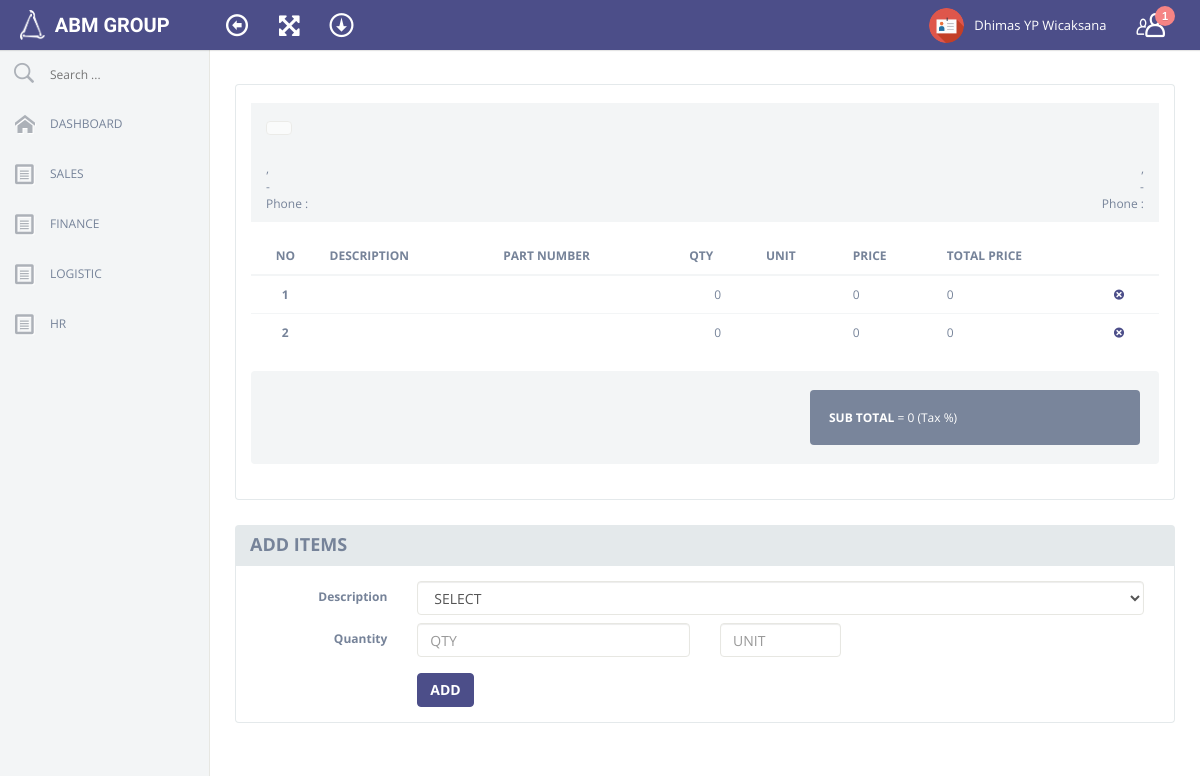
/input_item_penawaran2.php (signed in), run on the app's committed database.
### tables this page shows
CREATE TABLE IF NOT EXISTS `employee` (
`id_karyawan` int(255) NOT NULL,
  `no_pegawai` int(255) DEFAULT NULL,
  `join_date` varchar(100) DEFAULT '',
  `status_karyawan` varchar(1000) DEFAULT '',
  `kode_company` varchar(100) DEFAULT '',
  `nama_depan` varchar(1000) DEFAULT '',
  `nama_tengah` varchar(1000) DEFAULT '',
  `nama_belakang` varchar(1000) DEFAULT '',
  `tempat_lahir` varchar(1000) DEFAULT '',
  `ttl_karyawan` varchar(1000) DEFAULT '',
  `alamat_karyawan` varchar(1000) DEFAULT '',
  `kota_karyawan` varchar(1000) DEFAULT '',
  `kodepos_karyawan` int(255) DEFAULT NULL,
  `propinsi_karyawan` varchar(1000) DEFAULT '',
  `negara_karyawan` varchar(1000) DEFAULT '',
  `telpon_karyawan` varchar(1000) DEFAULT '',
  `mobile_karyawan` varchar(1000) DEFAULT '',
  `email_karyawan` varchar(1000) DEFAULT '',
  `job_tittle` varchar(1000) DEFAULT '',
  `basic_salary` int(255) DEFAULT NULL,
  `meals_salary` int(255) DEFAULT NULL,
  `npwp` varchar(1000) DEFAULT '',
  `bpjs` varchar(1000) DEFAULT '',
  `sex` varchar(1000) DEFAULT '',
  `martial_status` varchar(1000) DEFAULT '',
  `spouse_name` varchar(1000) DEFAULT '',
  `no_child` int(10) DEFAULT NULL,
  `emergency_contact` varchar(1000) DEFAULT '',
  `emergency_phone` varchar(1000) DEFAULT '',
  `id_type` varchar(1000) DEFAULT '',
  `id_no` varchar(1000) DEFAULT '',
  `foto` varchar(1000) DEFAULT '',
  `status` int(10) DEFAULT NULL,
  `vis` int(10) DEFAULT NULL,
  `create_user` varchar(1000) DEFAULT '',
  `create_date` varchar(1000) DEFAULT '',
  `modified_user` varchar(1000) DEFAULT '',
  `modified_date` varchar(1000) DEFAULT ''
);

CREATE TABLE IF NOT EXISTS `user` (
`id_pegawai` int(255) NOT NULL,
  `online` int(10) NOT NULL,
  `username` varchar(1000) NOT NULL,
  `password` varchar(1000) NOT NULL,
  `kode_company` varchar(100) NOT NULL,
  `nama_pegawai` varchar(1000) NOT NULL,
  `nopeg` int(100) NOT NULL,
  `role` int(10) NOT NULL,
  `spc` int(11) NOT NULL,
  `valid_date` varchar(100) NOT NULL,
  `remark` varchar(1000) NOT NULL,
  `vis` int(10) NOT NULL,
  `create_user` varchar(100) NOT NULL,
  `create_date` varchar(100) NOT NULL,
  `modified_user` varchar(100) NOT NULL,
  `modified_date` varchar(100) NOT NULL,
  `status` varchar(1000) NOT NULL DEFAULT ''
);

CREATE TABLE IF NOT EXISTS `quote_list` (
`id_quote_list` int(255) NOT NULL,
  `quote_no` varchar(1000) NOT NULL,
  `description` text NOT NULL,
  `part_number` varchar(1000) NOT NULL,
  `goods_no` varchar(1000) NOT NULL,
  `qty` int(255) NOT NULL,
  `unit` varchar(100) NOT NULL,
  `price` int(255) NOT NULL,
  `sub_price` int(255) NOT NULL,
  `matauang` varchar(1000) NOT NULL,
  `tax` int(255) NOT NULL,
  `margin` varchar(1000) NOT NULL,
  `status` varchar(1000) NOT NULL,
  `date_create` varchar(1000) NOT NULL DEFAULT '',
  `user_create` varchar(1000) NOT NULL DEFAULT ''
);

### goods_add_items.php (the view, shortened to what this page needs)
<div class=outlet>
    <div class=row>
      <div class=col-lg-12>
        <div class="panel panel-default panel-closed toggle panelRefresh panelClose showControls">
          <div class=panel-heading>
            <h4>ADD ITEMS</h4>
          </div>
          <div class=panel-body>
            <form class="form-horizontal" role=form action=input_item_penawaran2.php?qt=<?PHP echo $nq ?>&&tx=<?PHP echo $pjk ?> method="post">
              <div class=form-group>
                <label class="col-lg-2 col-md-2 col-sm-12 control-label">Description</label>
                  <div class="col-lg-2 col-md-10">
                    <?PHP $tampil_barang= mysql_query("select * from goods order by id_goods asc limit 0, 10001");
                            echo '<select class="form-control select2" name="barang" onchange="showUser(this.value)">';
                            echo '<option value="">SELECT';
                              While($tampil_barang2= mysql_fetch_assoc($tampil_barang))
                                {
                                  echo '<option value="'.$tampil_barang2['id_goods'].'">';
                                  echo '</option>';
                                }
                                  echo '</select>';
                    ?>
                  </div>
                </div>
              <div class=form-group>
                <label class="col-lg-2 col-md-2 col-sm-12 control-label">Quantity</label>
                  <div class="col-lg-4 col-md-4">
                    <input class=form-control placeholder=QTY name="jml">
                  </div>
                  <div class="col-lg-2 col-md-2">
                    <input class=form-control placeholder=UNIT name="unt">
                  </div>
              </div>
              <div class=form-group>
                <label class="col-lg-2 col-md-2 col-sm-12 control-label"></label>
                <div class="col-lg-10 col-md-10">
                  <button type=submit class="btn btn-primary">ADD</button>
                </div>
              </div>
            </form>
          </div>
        </div>
      </div>
    </div>
</div>

### input_item_penawaran2.php (shortened to what this page needs)
<?PHP ob_start();
	  $id2=$_SESSION['SESS_MEMBER_ID'];
	  $tampil= mysql_query("select * from user where id_pegawai='$id2'");
	  $data_tampil = mysql_fetch_array($tampil);
	  $kd_role = $data_tampil['role'];
	  $qz= @$_GET['qt'];
	  $tax= @$_GET['tx'];
	if ($kd_role == "1") {
  include ("head_meta.php");
?>
<body>
  <?PHP
  include ("header.php");
  include ("sidebar.php");
  ?>
<div id=content>
  <div class=content-wrapper>
  <br>
    <div class=outlet>
      <div class="row printable">
        <div class=col-lg-12>
          <div class="panel panel-default plain">
            <div class="panel-heading white-bg"></div>
            <div class=panel-body>
              <div class=invoice>
                <div class=invoice-header>
                  <div class="invoice-logo col-md-12">
					<div class=invoice-date>
                      <ul class=list-unstyled>
 <?PHP
	  $tpl= mysql_query("select * from quote where quote_no='$qz'");
	  $tpl2 = mysql_fetch_array($tpl);
	  $nq = $tpl2['quote_no'];
	  $co = $tpl2['company_no'];
	  $cl = $tpl2['client_no'];
 ?>
                        <li><?PHP echo "<button type='button' class='btn btn-default' disabled='disabled'>$nq</button>"; ?></li>
                      </ul>
                    </div>
				  </div>
                  <?PHP
					$tampils= mysql_query("select * from company where kode_company='$co'");
					$data_tampils = mysql_fetch_array($tampils);
				  ?>
				  <div class="invoice-from col-md-9">
                    <ul class="list-unstyled text-left">
                      <li><?PHP echo $data_tampils['kota_company']; ?>, <?PHP echo $data_tampils['propinsi_company']; ?></li>
                      <li><?PHP echo $data_tampils['negara_company']; ?> - <?PHP echo $data_tampils['kodepos_company']; ?></li>
                      <li>Phone : <?PHP echo $data_tampils['telpon_company']; ?></li>
                    </ul>
                  </div>
				  <?PHP
					$tampilz= mysql_query("select * from client where id_client='$cl'");
					$data_tampilz = mysql_fetch_array($tampilz);
				  ?>
                  <div class="invoice-to col-md-3">
                    <ul class="list-unstyled text-right">
                      <li><?PHP echo $data_tampilz['kota_client']; ?>, <?PHP echo $data_tampilz['propinsi_client']; ?></li>
                      <li><?PHP echo $data_tampilz['negara_client']; ?> - <?PHP echo $data_tampilz['kodepos_client']; ?></li>
                      <li>Phone : <?PHP echo $data_tampilz['telpon_client']; ?></li>
                    </ul>
                  </div>
                </div>
                <div class=invoice-content>
                  <table class="table table-hover">
                    <thead>
                      <tr>
                        <th class=text-center>NO
                        <th>DESCRIPTION
                        <th>PART NUMBER
                        <th>QTY
                        <th>UNIT
                        <th>PRICE
                        <th>TOTAL PRICE
						            <th>
                    <tbody>
	<?PHP
	$counter = 1;
	$items= "select * from quote_list where quote_no='$nq' order by id_quote_list ASC limit 100";
	$items2=mysql_query($items) or die(mysql_error());
		While($items3= mysql_fetch_assoc($items2))
			{
				echo '<tr><td class="text-center"><strong>'.$counter.'</strong>';
				echo '<td> '.$items3['description'].'';
				echo '<td> '.$items3['part_number'].'';
				echo '<td class="text-center"> '.$items3['qty'].'';
				echo '<td class="text-center"> '.$items3['unit'].'';
				echo '<td>'.number_format($items3['price']);
        echo '<td>'.number_format($items3['sub_price']);
				echo '<th><a href="sys/engine/hapus_quote_list.php?kd='.$items3['id_quote_list'].'&&qs='.$nq.'" onclick=\'return confirm("Anda yakin ingin menghapus?")\'><i class="en-cross3"></i></a>';
				$counter++;
			};
	?>
                  </table>
                  <div class="well bn">
                    <div class=row>
                      <div class=col-md-9>
                      </div>
                      <div class=col-md-3>
	<?php
		$sum = mysql_query("SELECT sum(sub_price) FROM quote_list WHERE quote_no='$nq'") or die(mysql_error());
		while ($rows = mysql_fetch_array($sum)) {
			$th= $rows['sum(sub_price)'];
			$tax2= $tax/100;
			$thg= $th*$tax2;
			$thg2= $th+$thg;
	?>
                        <div class="well bn dark-bg mb0"><b>SUB TOTAL</b> = <?php echo number_format("$thg2",0); ?>
                         (Tax <?PHP echo $tax ?>%)</div>
    <?PHP } ?>
                      </div>
                    </div>
                  </div>
                </div>
              </div>
            </div>
          </div>
        </div>
      </div>
    </div>
  <?PHP  include ("goods_add_items.php"); ?>
</div>
<?PHP	}  else { header("Location: error_page.php"); } ob_end_flush(); ?>

### header.php (shortened to what this page needs)
Start #header -->
<div id="header">
  <div class=container-fluid>
    <div class=navbar>
      <div class="navbar-header">
        <a class=navbar-brand href=dashboard.php>
          <img style="margin: 5px 5px 10px 20px;" width="25" height="30" src=assets/img/logo01.png>
            <span class=text-logo>ABM GROUP</span><span class=text-slogan></span></a></div>
              <nav class=top-nav role=navigation>
                <ul class="nav navbar-nav pull-left">
                  <li id="toggle-sidebar-li"><a href=# id="toggle-sidebar"><i class=en-arrow-left2></i></a></li>
                  <li><a href=# class=full-screen><i class=fa-fullscreen></i></a></li>
                  <li><a href=# id="toggle-header-area"><i class=ec-download></i></a></li>
                </ul>
        <ul class="nav navbar-nav pull-right">
          <?PHP
                $idu= $data_tampil['nama_pegawai'];
                $idu2= mysql_query("select * from employee where nama_depan='$idu'") or die(mysql_error());
                $idu4= mysql_result($idu2, 0, 'nama_depan');
                $idu5= mysql_result($idu2, 0, 'nama_tengah');
                $idu6= mysql_result($idu2, 0, 'nama_belakang');
          ?>
          <li class=dropdown>
            <a href=# data-toggle=dropdown>
              <img class=user-avatar src=assets/img/ico/profile.png >
              <?PHP echo $idu4 ?> <?PHP echo $idu5 ?> <?PHP echo $idu6 ?>
            </a>
          </li>
          <li id="toggle-right-sidebar-li"><a href=# id="toggle-right-sidebar"><i class="ec-users"></i> <span class="notification">1</span></a></li>
        </ul>
      </nav>
    </div>
  </div>
</div>

### data on the page
employee: nama_depan "Dhimas", nama_belakang "YP Wicaksana"
quote_list: qty "0", price "0", sub_price "0"
quote_list: qty "0", price "0", sub_price "0"
